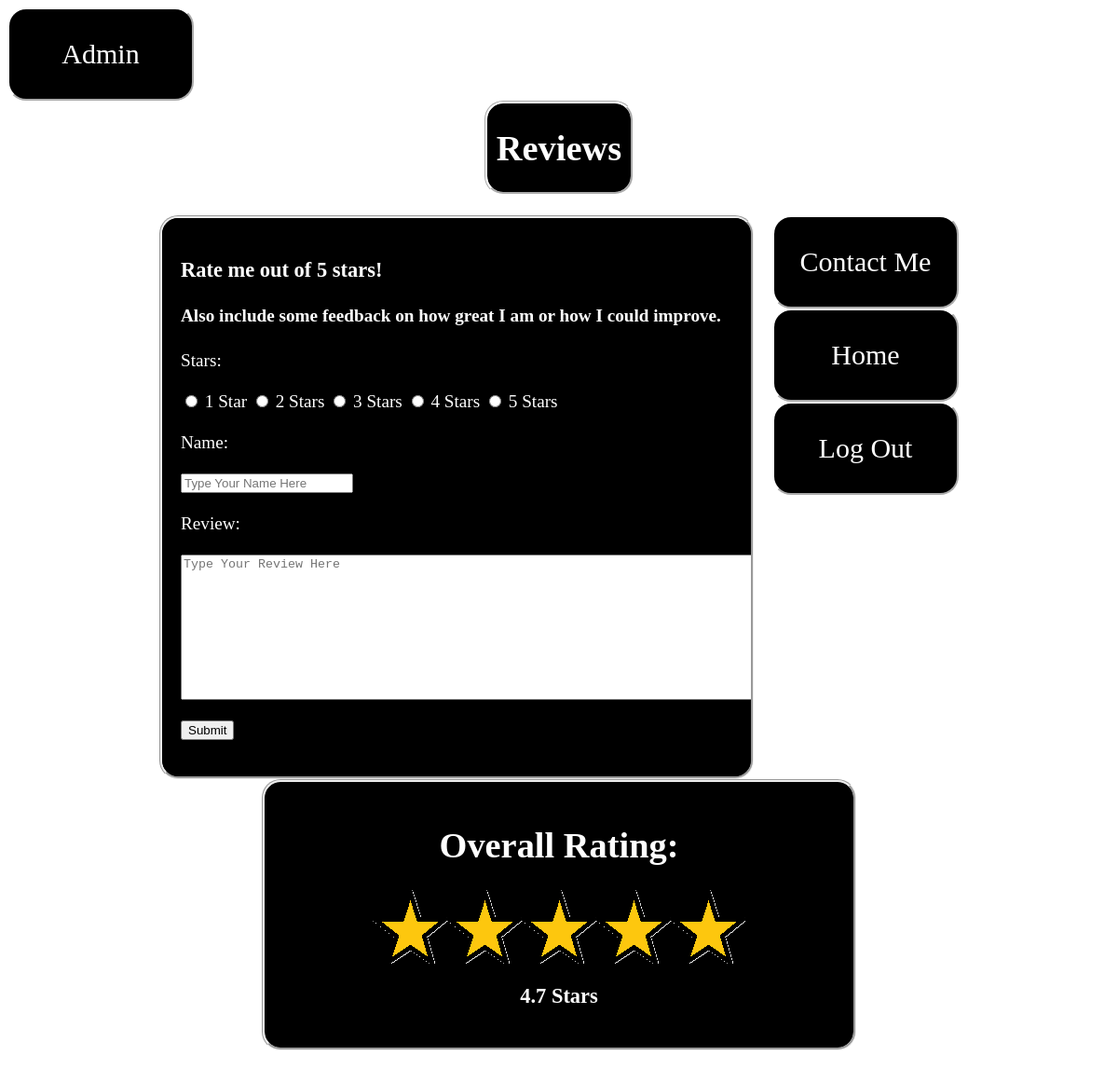
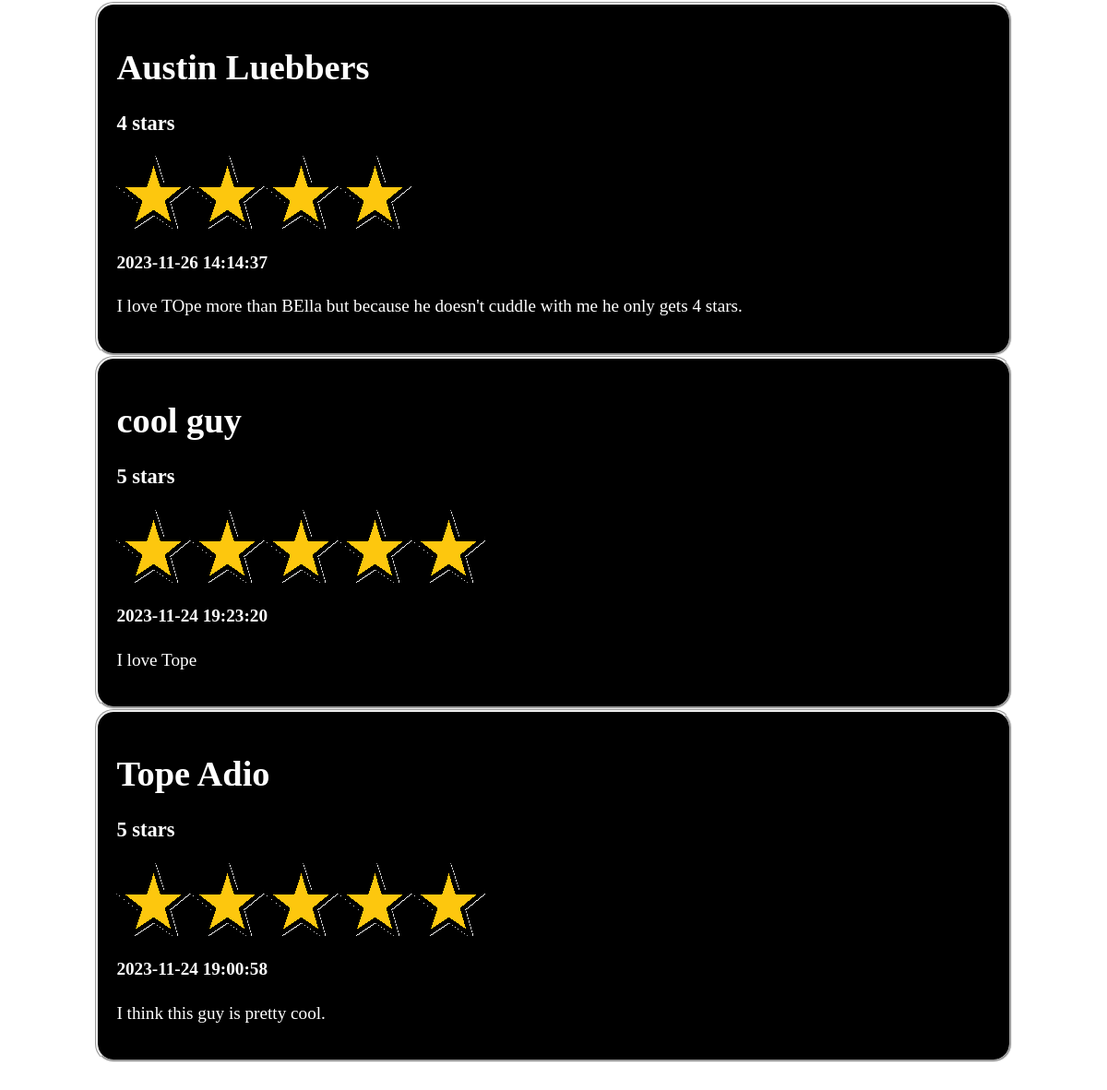
Screenshot of /review.php (signed in) with the database file from the repository (2 pictures, top to bottom).
### tables this page shows
CREATE TABLE `reviews` (
  `username` varchar(12) NOT NULL,
  `realname` varchar(20) NOT NULL,
  `stars` int(11) NOT NULL,
  `review` text NOT NULL,
  `date` datetime NOT NULL DEFAULT CURRENT_TIMESTAMP
);

### review.php (the view, shortened to what this page needs)
<?php
if($_SESSION['status']==1){
    echo "<a href = 'admin.php'><button>Admin</button></a><br>";
}
?>
<!DOCTYPE html>
<html lang="en">
    <head>
        <link rel= stylesheet href ="Home.css">
    </head>
    <body>
        <header>
            <h1>Reviews</h1>
        </header><br>
        <main>
            <div id = createDiv>
            <h3>Rate me out of 5 stars!</h3>
            <h4>Also include some feedback on how great I am or how I could improve.</h4>
            <form action="finishedReview.php" method="Post">
                <label>Stars:</label><br><br>
                <input type="radio" name="stars" value ="1" id="1s"  required>
                <label for="1s">1 Star</label>
                <input type="radio" name="stars" value ="2" id="2s"  required>
                <label for="2s">2 Stars</label>
                <input type="radio" name="stars" value ="3" id="3s"  required>
                <label for="3s">3 Stars</label>
                <input type="radio" name="stars" value ="4" id="4s"  required>
                <label for="4s">4 Stars</label>
                <input type="radio" name="stars" value ="5" id="5s"  required>
                <label for="5s">5 Stars</label>
                <br><br>
                <label>Name:</label><br><br>
                <input type="text" name="name" id="name" placeholder = "Type Your Name Here" required><br><br>
                <label>Review:</label><br><br>
                <textarea name="review" id="password" placeholder = "Type Your Review Here" cols="100" rows="10" required></textarea><br><br>
                <input type="submit" name="Submit" id="submit" >
            </form>
            </div>
            <div id = buttons>
                <a href = "mailto:adio.tope12@gmail.com"><button>Contact Me</button></a><br>
                <a href = "Home.php"><button>Home</button></a><br>
                <a href = "logout.php"><button>Log Out</button></a>
            </div>
        </main>
        <div id = starDiv>
            <?php
            $pdo = new PDO("mysql:host=localhost:8889;dbname=project","root","root");
            $sql = "SELECT stars FROM reviews";
            $sum = 0;
            $count = 0;
            $starInfo = $pdo->query($sql);
            foreach($starInfo as $person){
                $sum += $person['stars'];
                $count += 1;
            }
            $avg = $sum/$count;
            $avg = number_format((float) $avg, 1, '.', '');
            echo"<h1>Overall Rating:</h1>";
            for($i = 0; $i < $avg;++$i){
                echo"<img src =star.png rel=star width = 10px>";
            }
            echo"<h3>$avg Stars</h3>";
            ?>
        </div><br>
            <?php
            $pdo = new PDO("mysql:host=localhost:8889;dbname=project","root","root");
            $sql = "SELECT * FROM reviews";
            $reviewInfo = $pdo->query($sql);
            foreach($reviewInfo as $person){
                echo "<div id = reviewDiv>
                    <h1>{$person['realname']}</h1>
                    <h3>{$person['stars']} stars</h3><p>";
                for($i = 0; $i < $person['stars'];++$i){
                    echo"<img src =star.png rel=star width = 10px>";
                }
                echo"</p>
                <h4>{$person['date']}</h4>
                <p>{$person['review']}</p>
                </div>";
            }
            ?>
        <footer id = reviewFooter>
        </footer>
    </body>
</html>

### Home.css (style rules this page uses)
body { font-family:Georgia, 'Times New Roman', Times, serif; font-size:larger; background-image:url(IMG_0075.JPG); background-size: cover; background-position: center center; background-attachment: fixed; background-repeat:no-repeat; color:white; text-size-adjust:initial; }
header { text-align:center; background-color:black; border-color:white; border-style:groove; border-radius: 20px; padding-left: 10px; padding-right: 10px; width:fit-content; margin-left: auto; margin-right:auto; }
img { max-width: 300px; width:auto; height:auto; }
main { display:flex; }
button { background-color:black; border-color:white; color: white; width: 200px; height:100px; font-size:30px; font-family:Georgia, 'Times New Roman', Times, serif; border-radius: 20px; }
#createDiv { background-color:black; border-style:groove; border-radius: 20px; width:50%; height:auto; padding:20px; margin-left:auto; overflow:auto; text-wrap:wrap; overflow-wrap: break-word; }
#starDiv { background-color:black; border-style:groove; border-radius: 20px; width:50%; height:auto; padding:20px; margin-left:auto; margin-right:auto; text-align:center; }
#reviewDiv { background-color:black; border-style:groove; border-radius: 20px; width: 80%; height:auto; padding:20px; margin-left:auto; margin-right:auto; }
#buttons { margin-right:auto; margin-left:20px; }
#reviewFooter { color:white; text-align:left; bottom:0; }

### rows the page displays
reviews: realname "Austin Luebbers", stars "4", date "2023-11-26 14:14:37", review "I love TOpe more than BElla but because he doesn't cuddle with me he only gets 4 stars."
reviews: realname "cool guy", stars "5", date "2023-11-24 19:23:20", review "I love Tope"
reviews: realname "Tope Adio", stars "5", date "2023-11-24 19:00:58", review "I think this guy is pretty cool."

### other values shown
$avg "4.7"
